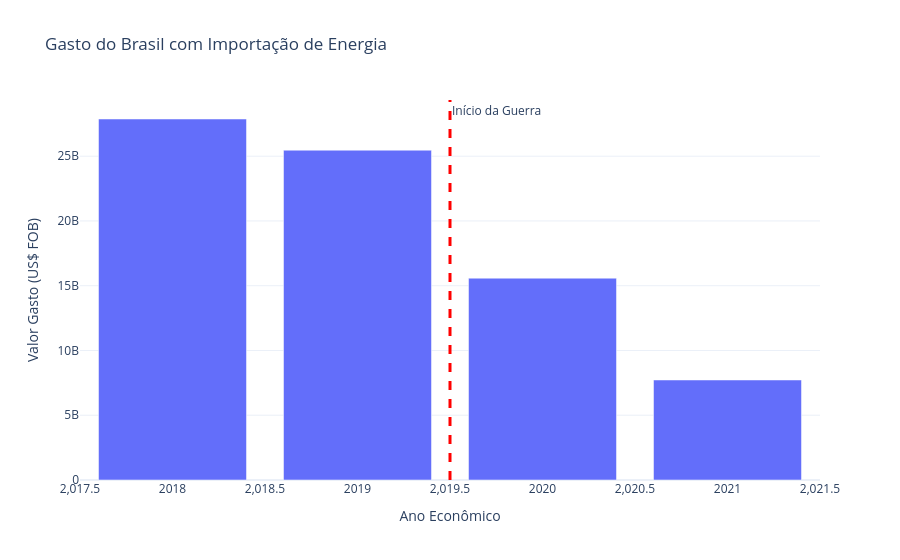

Notebook source saved alongside this figure:
### Markdown cell above
### Etapa 3: Análise Exploratória (EDA)

b) Produtos estratégicos afetados pela guerra

Interpretação:
    
- Existe aumento nas importações de energia após o início do conflito?

    Analisando o gráfico abaixo e os dados que estão presentes na internet, o gasto de importação de energia é bem variável, logo depende muito, mas na minha visão não houve aumento.

### Code cell
conn = sqlite3.connect('database.db')

query_energia = """
SELECT
    CO_ANO,
    VL_FOB,
    KG_LIQUIDO
FROM imp_completa
WHERE CO_ANO > 2017
    AND CO_NCM >= 27_000_000
    AND CO_NCM <= 27_999_999
"""

df_energia = pd.read_sql(query_energia, conn)
conn.close()

evolucao_energia = df_energia.groupby('CO_ANO')[['VL_FOB', 'KG_LIQUIDO']].sum().reset_index()

print("Importação de Energia por Ano")
display(evolucao_energia)

fig = px.bar(
    evolucao_energia,
    x='CO_ANO',
    y='VL_FOB',
    title="Gasto do Brasil com Importação de Energia",
    labels={'CO_ANO': 'Ano Econômico', 'VL_FOB': 'Valor Gasto (US$ FOB)'},
    template='plotly_white'
)

fig.add_vline(
    x=2019.5, 
    line_width=3, 
    line_dash="dash", 
    line_color="red", 
    annotation_text="Início da Guerra")
fig.show()

### Figure 1 — Plotly figure (JSON) as saved in the notebook; plotly's stock layout.template omitted (floating-point values rounded to 4 significant figures)
{"data": [{"hovertemplate": "Ano Econômico=%{x}<br>Valor Gasto (US$ FOB)=%{y}<extra></extra>", "legendgroup": "", "marker": {"color": "#636efa", "pattern": {"shape": ""}}, "name": "", "orientation": "v", "showlegend": false, "textposition": "auto", "type": "bar", "x": [2018, 2019, 2020, 2021], "xaxis": "x", "y": [27872422772, 25465004853, 15582887134, 7723168990], "yaxis": "y"}], "layout": {"annotations": [{"showarrow": false, "text": "Início da Guerra", "x": 2020.0, "xanchor": "left", "xref": "x", "y": 1, "yanchor": "top", "yref": "y domain"}], "barmode": "relative", "legend": {"tracegroupgap": 0}, "shapes": [{"line": {"color": "red", "dash": "dash", "width": 3}, "type": "line", "x0": 2020.0, "x1": 2020.0, "xref": "x", "y0": 0, "y1": 1, "yref": "y domain"}], "title": {"text": "Gasto do Brasil com Importação de Energia"}, "xaxis": {"anchor": "y", "domain": [0, 1], "title": {"text": "Ano Econômico"}}, "yaxis": {"anchor": "x", "domain": [0, 1], "title": {"text": "Valor Gasto (US$ FOB)"}}}}
